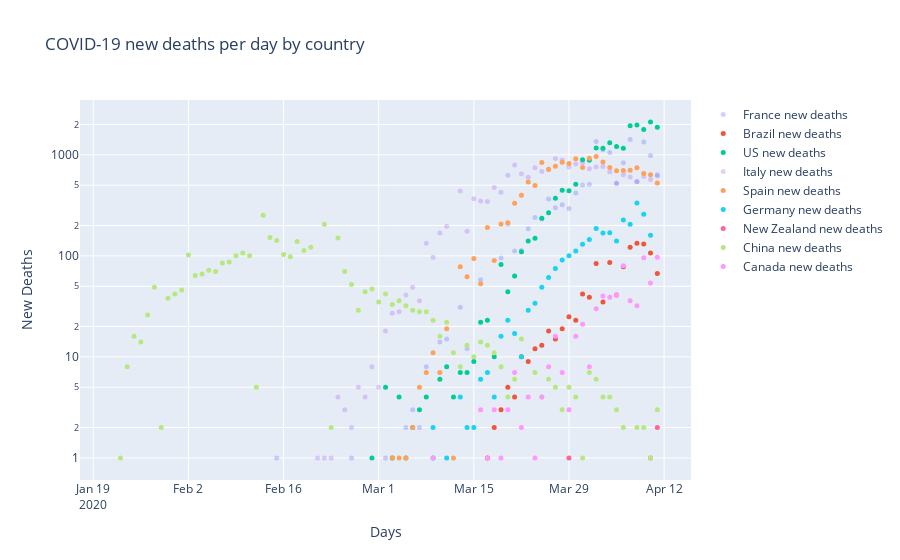

The code cell stored with this chart in its notebook:
### Code cell
fignd = go.Figure(series)
fignd.update_layout(title_text='COVID-19 new deaths per day by country')
fignd.update_xaxes(title_text='Days')
fignd.update_yaxes(title_text='New Deaths', type='log')
#py.iplot(fignd, file='covid-19.html', auto_open=False)
fignd.show()
